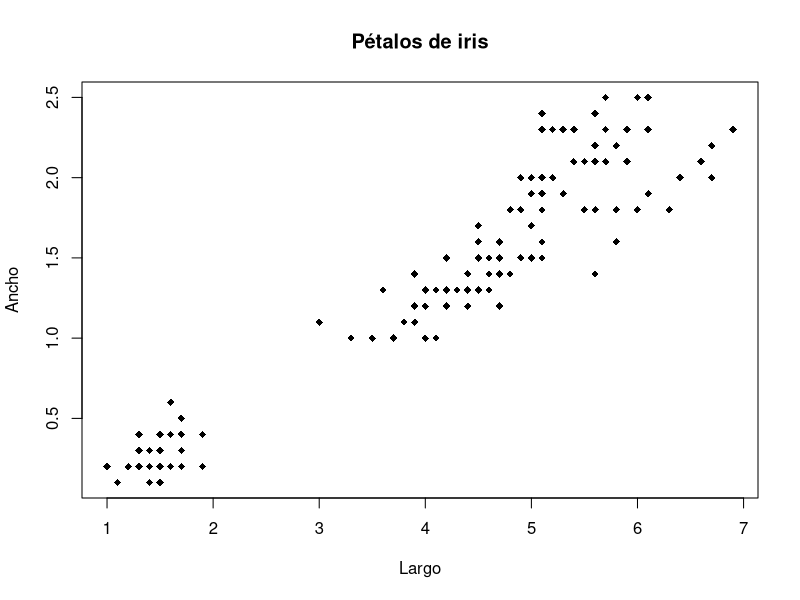
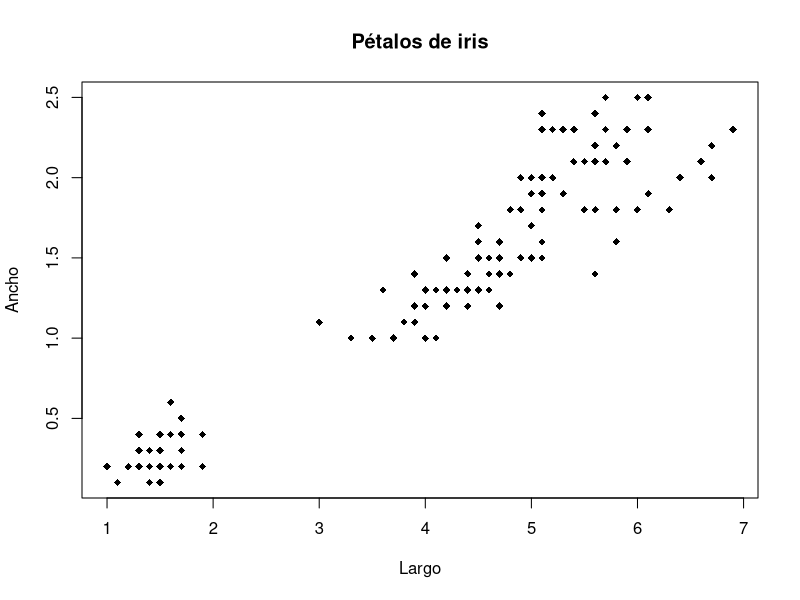
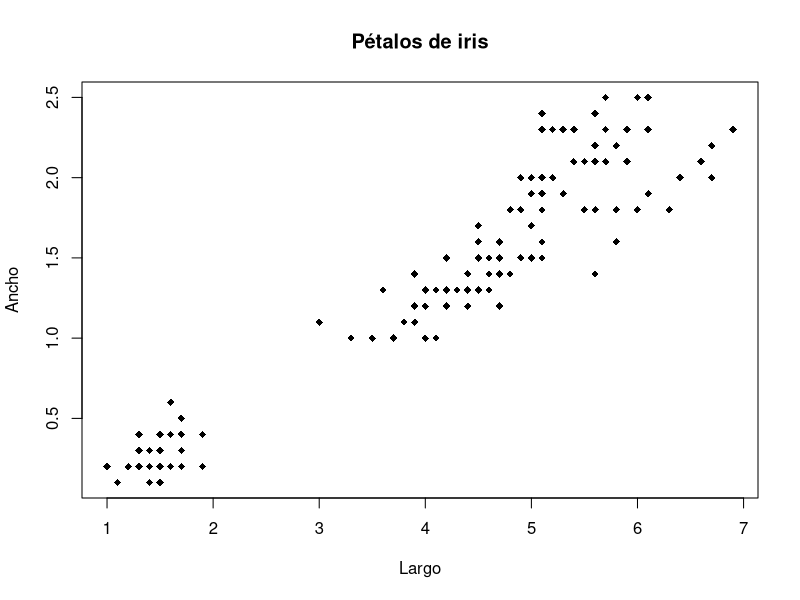
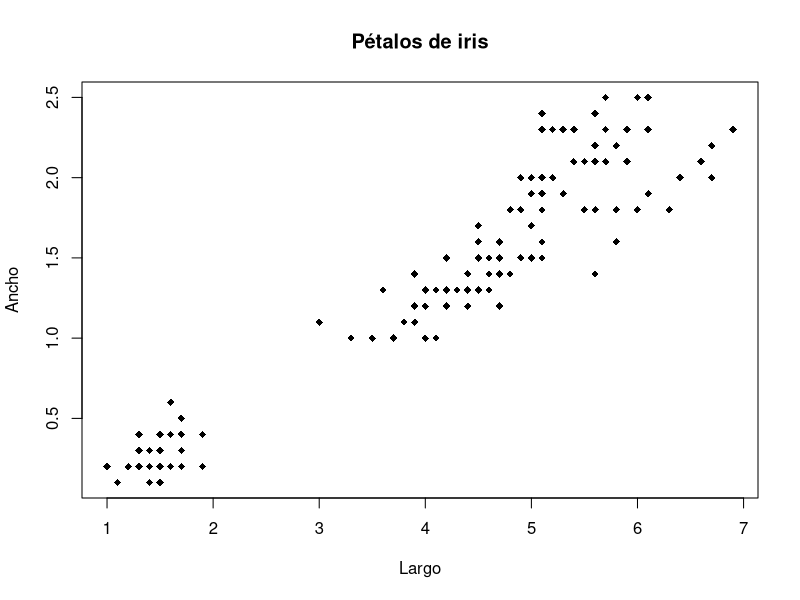

R code for these plots, in order:
## ---- chunk 1
knitr::opts_chunk$set(message = FALSE, warning = FALSE)
## ---- chunk 2
z = 0:10
x = 1 + z
mean(x)
min(x)
max(x)
## ---- chunk 3
z = 0:10
x = 1 + z
mean(x)
min(x)
max(x)
## ---- chunk 4
library(dplyr)
## ---- chunk 5
sqrt((-3):3)
## ---- chunk 6
z = 0:10
x = 1+z
mean(x)
min(x)
max(x)
## ---- chunk 7
plot(iris[,3:4], main = "Pétalos de iris",
     xlab = "Largo", ylab = "Ancho", pch = 18)
## ---- chunk 8
# fig.height=4, fig.width=4
plot(iris[,3:4], main = "Pétalos de iris",
     xlab = "Largo", ylab = "Ancho", pch = 18)
## ---- chunk 9
# out.width='40%'
plot(iris[,3:4], main = "Pétalos de iris",
     xlab = "Largo", ylab = "Ancho", pch = 18)
## ---- chunk 10
# out.width='40%'
plot(iris[,3:4], main = "Pétalos de iris",
     xlab = "Largo", ylab = "Ancho", pch = 18)
